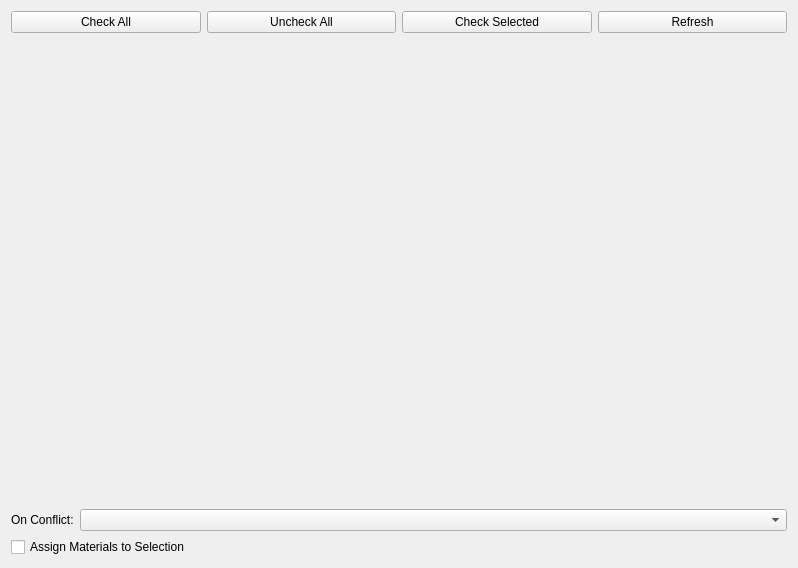
<?xml version="1.0" encoding="UTF-8"?>
<ui version="4.0">
 <class>main</class>
 <widget class="QWidget" name="main">
  <property name="geometry">
   <rect>
    <x>0</x>
    <y>0</y>
    <width>798</width>
    <height>568</height>
   </rect>
  </property>
  <property name="windowTitle">
   <string>Material Networks</string>
  </property>
  <layout class="QVBoxLayout" name="main_lay" stretch="0,1,0,0">
   <item>
    <layout class="QHBoxLayout" name="actions_lay">
     <item>
      <widget class="QPushButton" name="check_all_btn">
       <property name="text">
        <string>Check All</string>
       </property>
      </widget>
     </item>
     <item>
      <widget class="QPushButton" name="check_none_btn">
       <property name="text">
        <string>Uncheck All</string>
       </property>
      </widget>
     </item>
     <item>
      <widget class="QPushButton" name="check_selected_btn">
       <property name="text">
        <string>Check Selected</string>
       </property>
      </widget>
     </item>
     <item>
      <widget class="QPushButton" name="refresh_btn">
       <property name="text">
        <string>Refresh</string>
       </property>
      </widget>
     </item>
    </layout>
   </item>
   <item>
    <widget class="QWidget" name="networks_tree" native="true"/>
   </item>
   <item>
    <layout class="QHBoxLayout" name="conflict_lay" stretch="0,1">
     <item>
      <widget class="QLabel" name="conflict_lbl">
       <property name="text">
        <string>On Conflict:</string>
       </property>
      </widget>
     </item>
     <item>
      <widget class="QComboBox" name="conflict_cmb"/>
     </item>
    </layout>
   </item>
   <item>
    <widget class="QCheckBox" name="assign_chk">
     <property name="text">
      <string>Assign Materials to Selection</string>
     </property>
    </widget>
   </item>
  </layout>
 </widget>
 <resources/>
 <connections/>
</ui>
